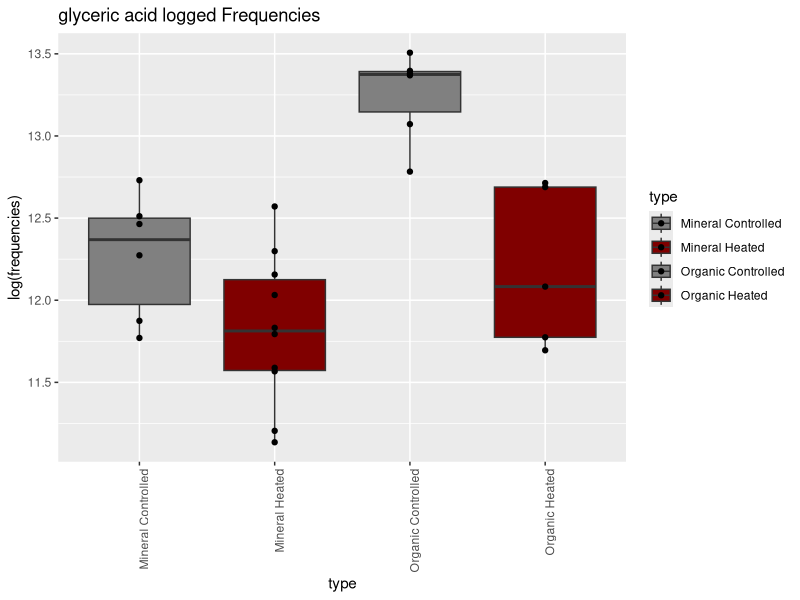
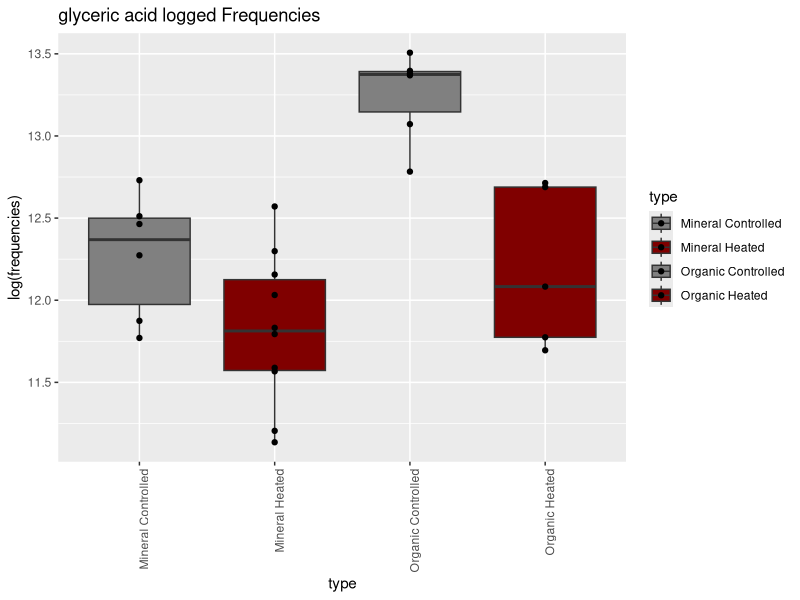

Generate these figures, in order, with R:
## ---- chunk 1
knitr::opts_chunk$set(echo = TRUE)
## ---- chunk 2
library(tidyverse)
library(ggplot2)
library(data.table)
data <- as.data.frame(read.csv("EMSL_PNNL.csv"), header=TRUE)
data_ga <- data[36,]
data_ga_wrangled <- data_ga %>% gather("M_C_4_AB",	"M_C_7_AB",	"M_C_12_AB",	"M_C_14_AB",	"M_C_19_AB",	"M_C_30_AB",	"M_H_2_AB",	"M_H_2B",	"M_H_4_AB",	"M_H_11_AB",	"M_H_17_AB",	"M_H_26_AB",	"M_H_28_AB",	"M_H_30_AB",	"M_H_32_AB",	"M_H_34_AB",	"O_C_4_AB",	"O_C_12_AB",	"O_C_14_AB",	"O_C_19_AB",	"O_C_27_AB",	"O_C_34_AB",	"O_H_2_AB",	"O_H_4_AB",	"O_H_11_AB",	"O_H_17_AB",	"O_H_32_AB", key="type", value="frequencies")
data_ga_wrangled$type <- c("Mineral Controlled", "Mineral Controlled", "Mineral Controlled", "Mineral Controlled", "Mineral Controlled", "Mineral Controlled", "Mineral Heated", "Mineral Heated", "Mineral Heated", "Mineral Heated", "Mineral Heated", "Mineral Heated", "Mineral Heated", "Mineral Heated", "Mineral Heated", "Mineral Heated", "Organic Controlled", "Organic Controlled", "Organic Controlled", "Organic Controlled", "Organic Controlled", "Organic Controlled", "Organic Heated", "Organic Heated", "Organic Heated", "Organic Heated", "Organic Heated")
## ---- chunk 3
ga <- ggplot(data_ga_wrangled, aes(type, log(frequencies), fill=type)) + geom_boxplot() + 
  geom_point() + 
  scale_fill_manual(values=c("#808080", "#800000", "#808080", "#800000")) +
  labs(title="glyceric acid logged Frequencies") +
  theme(axis.text.x = element_text(angle = 90, hjust = 1))
ga

png("glyceric_acid.png", width = 350, height = 350)
print(ga)
while (!is.null(dev.list()))  dev.off()
